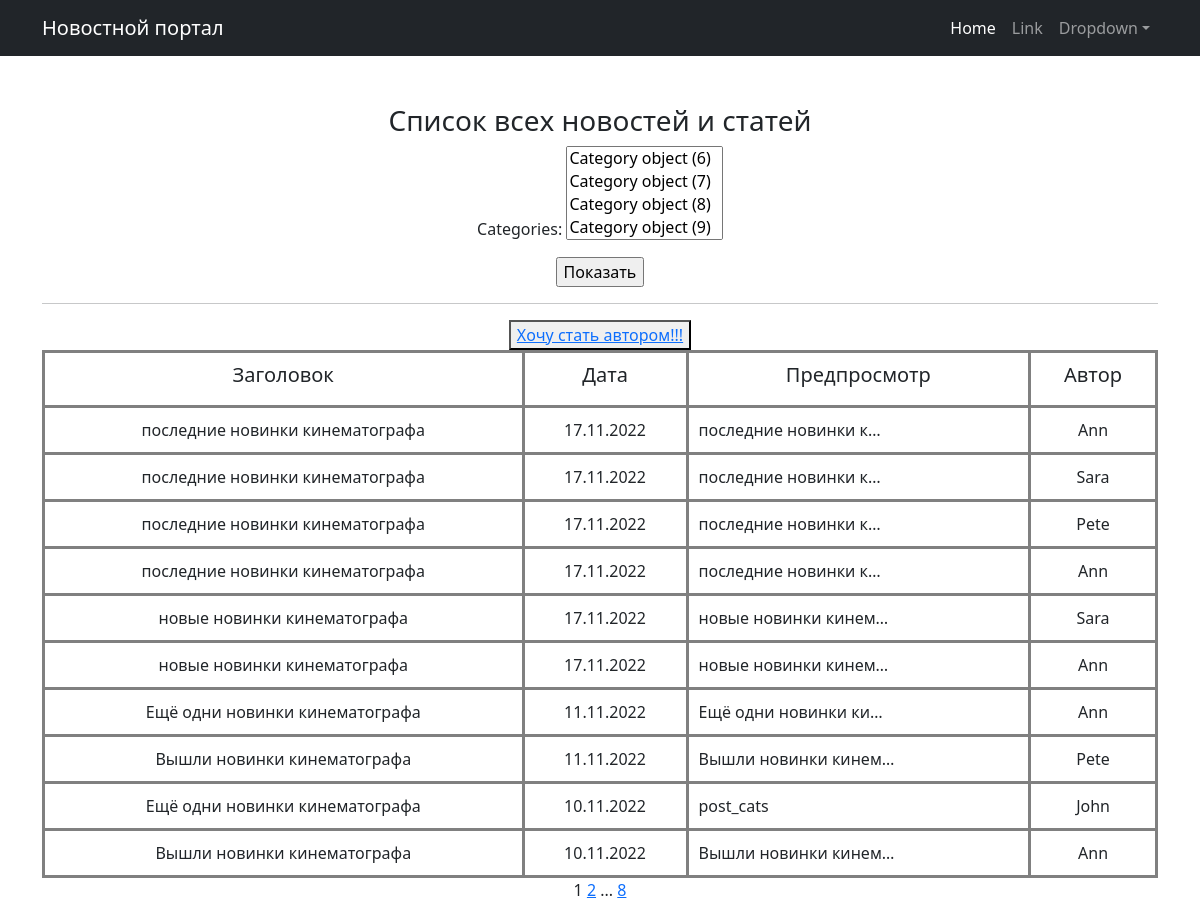
Before: /news/ (signed in) with the older database file.
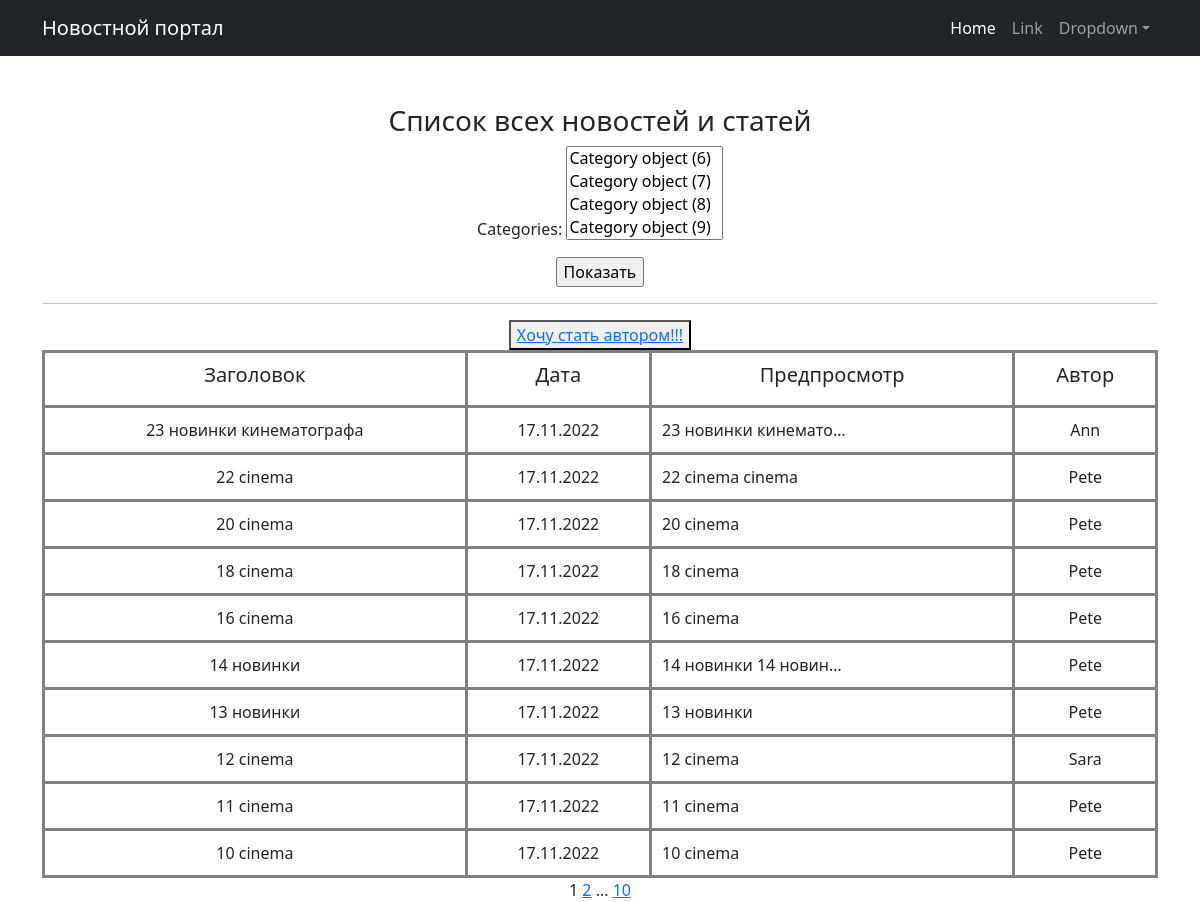
After: the same page with the newer database file.
### news/models.py (models this page shows, shortened)
class Post(models.Model):
    article = "ARTS"
    news = "NEWS"
    TYPES = [
        (news, "Новость"),
        (article, "Статья"),
    ]
    preview_len = 124
    author = models.ForeignKey(Author, on_delete=models.CASCADE)
    type_post = models.CharField(max_length=4, choices=TYPES)
    title = models.CharField(max_length=255)
    content = models.TextField()
    rating = models.IntegerField(default=0)
    created_at = models.DateTimeField(auto_now_add=True)
    categories = models.ManyToManyField(Category, through="PostCategory")

class Author(models.Model):
    user = models.OneToOneField(User, on_delete=models.CASCADE)
    rating = models.IntegerField(default=0)

### news/views.py (the view, shortened to what this page needs)
# urls.py: path("news/", PostList.as_view(), name="post_list"),
class PostList(LoginRequiredMixin, ListView):
    model = Post
    ordering = "-created_at"
    template_name = "post_list.html"
    paginate_by = 10
    context_object_name = "post_list"
    def get_queryset(self):
        queryset = super().get_queryset()
        self.filterset = PostCategoryFilter(self.request.GET, queryset)
        return self.filterset.qs
    def get_context_data(self, **kwargs):
        context = super().get_context_data(**kwargs)
        context['is_not_authors'] = not self.request.user.groups.filter(name='authors').exists()
        context["filterset"] = self.filterset
        category_id = self.request.GET.get("categories")
        if category_id is not None:
            context["category"] = Category.objects.get(pk=int(category_id))
        else:
            context["category"] = None
        return context

### news/templatetags/custom_filters.py (called while the page is built)
@register.filter()
def censor(value: str) -> str:
    return cens.cencor(value)

    def cencor(self, content: str) -> str:
        raw_words = content.split()
        words = [word for word in content.translate(str.maketrans("", "", string.punctuation)).split()]
        for i, word in enumerate(words):
            if word in self.__mat:
                raw_word = raw_words[i]
                last_symbol = raw_word[-1]
                if last_symbol.isalpha():
                    raw_words[i] = self.__replace(raw_word)
                else:
                    raw_words[i] = "{0}{1}".format(self.__replace(raw_word[:-1]), last_symbol)
        return " ".join(raw_words)

    def load_mat(self) -> list:
        with open("cenz.json", "r", encoding="utf-8") as ef:
            return json.load(ef)

### templates/post_list.html (shortened to what this page needs)
{% extends 'flatpages/default.html' %}
{% load custom_filters %}
{% block content %}
    <h3>Список всех новостей и статей</h3>
    <form action=""method="get">
       {{ filterset.form.as_p }}
       <input type="submit" value="Показать">
    </form>
    <hr>
    {% if is_not_authors %}
      <button> <a href="upgrade/"> Хочу стать автором!!!</a> </button>
    {% endif %}
    {% if post_list %}
        <table cellpadding="10" width="100%" cols="3" align="center">
            <tr>
                <td><h5>Заголовок</h5></td>
                <td><h5>Дата</h5></td>
                <td><h5>Предпросмотр</h5></td>
                <td><h5>Автор</h5></td>
            </tr>
            {% for post in post_list%}
            <tr>
                <td>{{ post.title|censor }}</td>
                <td>{{ post.created_at|date:'d.m.Y' }}</td>
                <td align="left">{{ post.content|censor|truncatechars:20}}</td>
                <td>{{ post.author.user.username }}</td>
            </tr>
            {%endfor%}
        </table>
    {% else %}
        <h3>Новостей нет</h3>
    {% endif %}
    {{ page_obj.number }}
    {% if page_obj.has_next %}
       <a href="?page={{ page_obj.next_page_number }}">{{ page_obj.next_page_number }}</a>
       {% if paginator.num_pages != page_obj.next_page_number %}
           ...
           <a href="?page={{ page_obj.paginator.num_pages }}">{{ page_obj.paginator.num_pages }}</a>
       {% endif %}
    {% endif %}
{% endblock content %}

Changed rows visible on the page:
no longer on this page (row unchanged): Post: title|censor "последние новинки кинематографа", created_at "17.11.2022", content|censor "последние новинки к…", author.user.username "Ann"
no longer on this page (row unchanged): Post: title|censor "последние новинки кинематографа", created_at "17.11.2022", content|censor "последние новинки к…", author.user.username "Sara"
no longer on this page (row unchanged): Post: title|censor "последние новинки кинематографа", created_at "17.11.2022", content|censor "последние новинки к…", author.user.username "Pete"
no longer on this page (row unchanged): Post: title|censor "последние новинки кинематографа", created_at "17.11.2022", content|censor "последние новинки к…", author.user.username "Ann"
no longer on this page (row unchanged): Post: title|censor "новые новинки кинематографа", created_at "17.11.2022", content|censor "новые новинки кинем…", author.user.username "Sara"
no longer on this page (row unchanged): Post: title|censor "новые новинки кинематографа", created_at "17.11.2022", content|censor "новые новинки кинем…", author.user.username "Ann"
no longer on this page (row unchanged): Post: title|censor "Ещё одни новинки кинематографа", created_at "11.11.2022", content|censor "Ещё одни новинки ки…", author.user.username "Ann"
no longer on this page (row unchanged): Post: title|censor "Вышли новинки кинематографа", created_at "11.11.2022", content|censor "Вышли новинки кинем…", author.user.username "Pete"
no longer on this page (row unchanged): Post: title|censor "Ещё одни новинки кинематографа", created_at "10.11.2022", content|censor "post_cats", author.user.username "John"
no longer on this page (row unchanged): Post: title|censor "Вышли новинки кинематографа", created_at "10.11.2022", content|censor "Вышли новинки кинем…", author.user.username "Ann"
added Post: title|censor "23 новинки кинематографа", created_at "17.11.2022", content|censor "23 новинки кинемато…", author.user.username "Ann"
added Post: title|censor "22 cinema", created_at "17.11.2022", content|censor "22 cinema cinema", author.user.username "Pete"
added Post: title|censor "20 cinema", created_at "17.11.2022", content|censor "20 cinema", author.user.username "Pete"
added Post: title|censor "18 cinema", created_at "17.11.2022", content|censor "18 cinema", author.user.username "Pete"
added Post: title|censor "16 cinema", created_at "17.11.2022", content|censor "16 cinema", author.user.username "Pete"
added Post: title|censor "14 новинки", created_at "17.11.2022", content|censor "14 новинки 14 новин…", author.user.username "Pete"
added Post: title|censor "13 новинки", created_at "17.11.2022", content|censor "13 новинки", author.user.username "Pete"
added Post: title|censor "12 cinema", created_at "17.11.2022", content|censor "12 cinema", author.user.username "Sara"
added Post: title|censor "11 cinema", created_at "17.11.2022", content|censor "11 cinema", author.user.username "Pete"
added Post: title|censor "10 cinema", created_at "17.11.2022", content|censor "10 cinema", author.user.username "Pete"
Other visible differences:
{{ page_obj.paginator.num_pages }}: "8" → "10"
